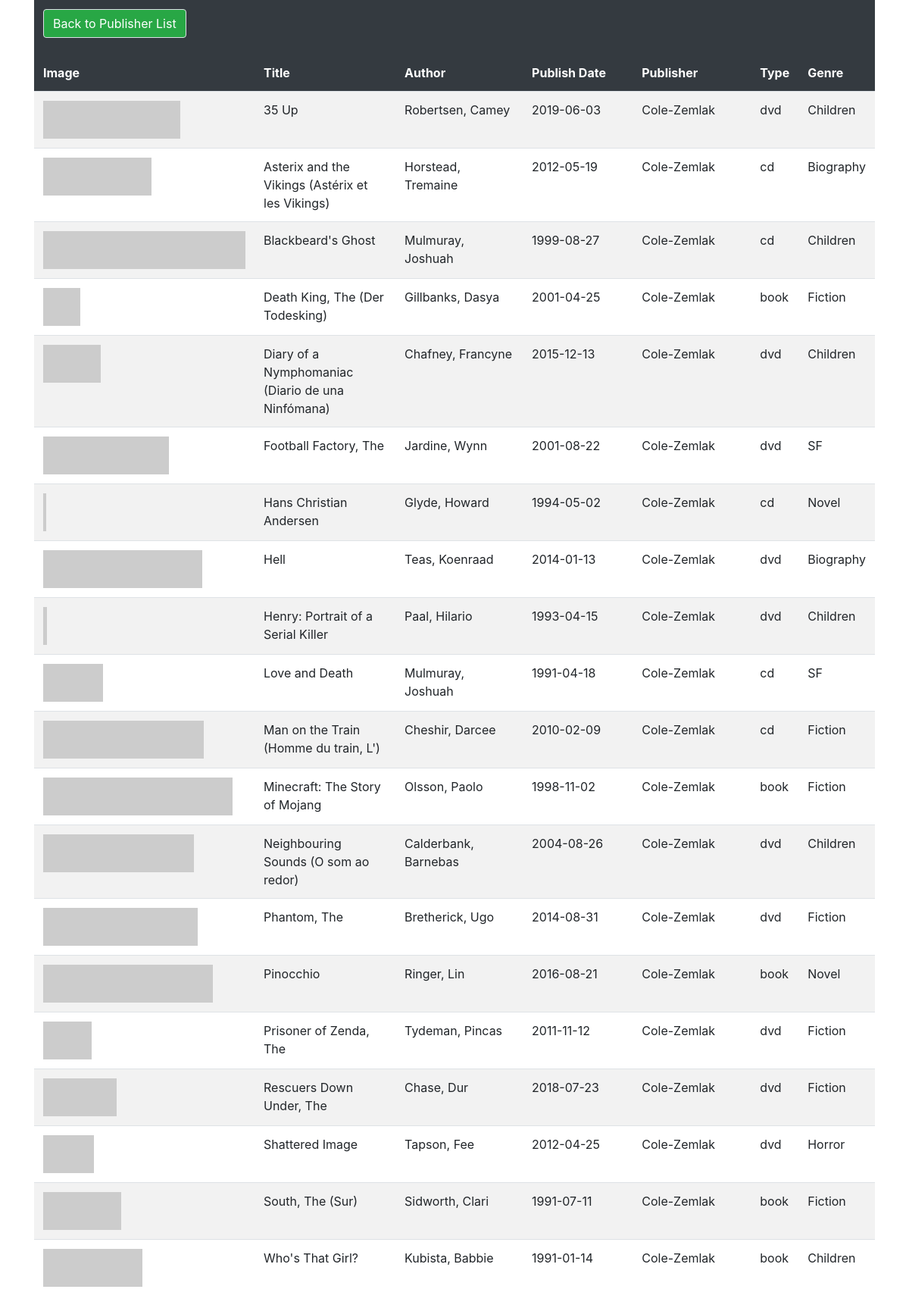
Screenshot of /publisher_publications.php?publisher_id=7 with the database file from the repository.
### tables this page shows
CREATE TABLE `media` (
  `media_id` int(11) NOT NULL,
  `image` varchar(50) NOT NULL,
  `title` varchar(200) DEFAULT NULL,
  `fk_author` int(11) UNSIGNED DEFAULT NULL,
  `isbn` varchar(50) DEFAULT NULL,
  `description` varchar(200) DEFAULT NULL,
  `publish_date` date DEFAULT NULL,
  `fk_publisher` int(11) UNSIGNED DEFAULT NULL,
  `fk_type` int(11) UNSIGNED DEFAULT NULL,
  `fk_genre` int(11) UNSIGNED DEFAULT NULL,
  `fk_available` tinyint(1) DEFAULT 1
);

CREATE TABLE `authors` (
  `author_id` int(11) UNSIGNED NOT NULL,
  `first_name` varchar(50) NOT NULL,
  `last_name` varchar(50) NOT NULL
);

CREATE TABLE `publishers` (
  `publisher_id` int(10) UNSIGNED NOT NULL,
  `publisher_name` varchar(55) NOT NULL,
  `publisher_address` varchar(55) NOT NULL,
  `fk_size` int(11) NOT NULL
);

CREATE TABLE `types` (
  `type_id` int(10) UNSIGNED NOT NULL,
  `type` enum('book','cd','dvd') NOT NULL
);

CREATE TABLE `genres` (
  `genre_id` int(11) UNSIGNED NOT NULL,
  `genre` varchar(50) DEFAULT NULL
);

### publisher_publications.php (the view, shortened to what this page needs)
<?php
	require_once "actions/db_connect.php";
?>
<!DOCTYPE html>
<html>
<head>
	<link rel="stylesheet" href="https://stackpath.bootstrapcdn.com/bootstrap/4.3.1/css/bootstrap.min.css">
	<link rel="stylesheet" type="text/css" href="style/style.css">
</head>
<body>
	<div class ="container">
		<a href="publisher_list.php"><button type="button" class="btnFix btn btn-success border">Back to Publisher List</button></a>
		<table class="table table-striped tableStickyHead" cellspacing= "0" cellpadding="0">
			<thead class="thead-dark">
				<tr>
					<th class="width-col-60">Image</th>
					<th>Title</th>
					<th>Author</th>
					<th>Publish Date</th>
					<th>Publisher</th>
					<th>Type</th>
					<th>Genre</th>
				</tr>
			</thead>
			<tbody>
				<?php
					$publisher_id = $_GET['publisher_id'];
					$sql = "SELECT * FROM media
							INNER JOIN `authors` ON fk_author = author_id
							INNER JOIN `publishers` ON fk_publisher = publisher_id
							INNER JOIN `sizes` ON fk_size = size_id
							INNER JOIN `types` ON fk_type = type_id
							INNER JOIN `genres` ON fk_genre = genre_id
							INNER JOIN `availability` ON fk_available = available_id
							WHERE publisher_id = $publisher_id
							ORDER BY title";
					$result = $connect->query($sql);
					if($result->num_rows > 0) {
						while($row = $result->fetch_assoc()) {
							echo
							"<tr>
								<td>
									<img src=" . $row['image'] . " height=50px>
								</td>
								<td>" . $row['title'] . "</td>
								<td>" . $row['last_name'] . ", " . $row['first_name'] . "</td>
								<td>" . $row['publish_date'] . "</td>
								<td>" . $row['publisher_name'] . "</td>
								<td>" . $row['type'] . "</td>
								<td>" . $row['genre'] . "</td>
							</tr>";
						}
					} else {
						echo "<center><font color='red'>No Data Avaliable</font></center>";
					}
				?>
			</tbody>
		</table>
	</div>
</body>
</html>

### style/style.css (style rules this page uses)
table { width: 100% }
table tr th { padding: 10px; width: 25% }
table tr td { padding: 10px; }
.btnFix { position: fixed; top: 0; z-index: 1; margin: 12px; }
.tableStickyHead thead th { position: sticky; height: 120px; top: 0; border: 0; }
.width-col-60 { width: 60px; }

### rows the page displays
media: title "35 Up", fk_author.last_name "Robertsen", fk_author.first_name "Camey", publish_date "2019-06-03", fk_publisher.publisher_name "Cole-Zemlak", fk_type.type "dvd", fk_genre.genre "Children"
media: title "Asterix and the Vikings (Astérix et les Vikings)", fk_author.last_name "Horstead", fk_author.first_name "Tremaine", publish_date "2012-05-19", fk_publisher.publisher_name "Cole-Zemlak", fk_type.type "cd", fk_genre.genre "Biography"
media: title "Blackbeard's Ghost", fk_author.last_name "Mulmuray", fk_author.first_name "Joshuah", publish_date "1999-08-27", fk_publisher.publisher_name "Cole-Zemlak", fk_type.type "cd", fk_genre.genre "Children"
media: title "Death King, The (Der Todesking)", fk_author.last_name "Gillbanks", fk_author.first_name "Dasya", publish_date "2001-04-25", fk_publisher.publisher_name "Cole-Zemlak", fk_type.type "book", fk_genre.genre "Fiction"
media: title "Diary of a Nymphomaniac (Diario de una Ninfómana)", fk_author.last_name "Chafney", fk_author.first_name "Francyne", publish_date "2015-12-13", fk_publisher.publisher_name "Cole-Zemlak", fk_type.type "dvd", fk_genre.genre "Children"
media: title "Football Factory, The", fk_author.last_name "Jardine", fk_author.first_name "Wynn", publish_date "2001-08-22", fk_publisher.publisher_name "Cole-Zemlak", fk_type.type "dvd", fk_genre.genre "SF"
media: title "Hans Christian Andersen", fk_author.last_name "Glyde", fk_author.first_name "Howard", publish_date "1994-05-02", fk_publisher.publisher_name "Cole-Zemlak", fk_type.type "cd", fk_genre.genre "Novel"
media: title "Hell", fk_author.last_name "Teas", fk_author.first_name "Koenraad", publish_date "2014-01-13", fk_publisher.publisher_name "Cole-Zemlak", fk_type.type "dvd", fk_genre.genre "Biography"
media: title "Henry: Portrait of a Serial Killer", fk_author.last_name "Paal", fk_author.first_name "Hilario", publish_date "1993-04-15", fk_publisher.publisher_name "Cole-Zemlak", fk_type.type "dvd", fk_genre.genre "Children"
media: title "Love and Death", fk_author.last_name "Mulmuray", fk_author.first_name "Joshuah", publish_date "1991-04-18", fk_publisher.publisher_name "Cole-Zemlak", fk_type.type "cd", fk_genre.genre "SF"
media: title "Man on the Train (Homme du train, L')", fk_author.last_name "Cheshir", fk_author.first_name "Darcee", publish_date "2010-02-09", fk_publisher.publisher_name "Cole-Zemlak", fk_type.type "cd", fk_genre.genre "Fiction"
media: title "Minecraft: The Story of Mojang", fk_author.last_name "Olsson", fk_author.first_name "Paolo", publish_date "1998-11-02", fk_publisher.publisher_name "Cole-Zemlak", fk_type.type "book", fk_genre.genre "Fiction"
media: title "Neighbouring Sounds (O som ao redor)", fk_author.last_name "Calderbank", fk_author.first_name "Barnebas", publish_date "2004-08-26", fk_publisher.publisher_name "Cole-Zemlak", fk_type.type "dvd", fk_genre.genre "Children"
media: title "Phantom, The", fk_author.last_name "Bretherick", fk_author.first_name "Ugo", publish_date "2014-08-31", fk_publisher.publisher_name "Cole-Zemlak", fk_type.type "dvd", fk_genre.genre "Fiction"
media: title "Pinocchio", fk_author.last_name "Ringer", fk_author.first_name "Lin", publish_date "2016-08-21", fk_publisher.publisher_name "Cole-Zemlak", fk_type.type "book", fk_genre.genre "Novel"
media: title "Prisoner of Zenda, The", fk_author.last_name "Tydeman", fk_author.first_name "Pincas", publish_date "2011-11-12", fk_publisher.publisher_name "Cole-Zemlak", fk_type.type "dvd", fk_genre.genre "Fiction"
media: title "Rescuers Down Under, The", fk_author.last_name "Chase", fk_author.first_name "Dur", publish_date "2018-07-23", fk_publisher.publisher_name "Cole-Zemlak", fk_type.type "dvd", fk_genre.genre "Fiction"
media: title "Shattered Image", fk_author.last_name "Tapson", fk_author.first_name "Fee", publish_date "2012-04-25", fk_publisher.publisher_name "Cole-Zemlak", fk_type.type "dvd", fk_genre.genre "Horror"
media: title "South, The (Sur)", fk_author.last_name "Sidworth", fk_author.first_name "Clari", publish_date "1991-07-11", fk_publisher.publisher_name "Cole-Zemlak", fk_type.type "book", fk_genre.genre "Fiction"
media: title "Who's That Girl?", fk_author.last_name "Kubista", fk_author.first_name "Babbie", publish_date "1991-01-14", fk_publisher.publisher_name "Cole-Zemlak", fk_type.type "book", fk_genre.genre "Children"
